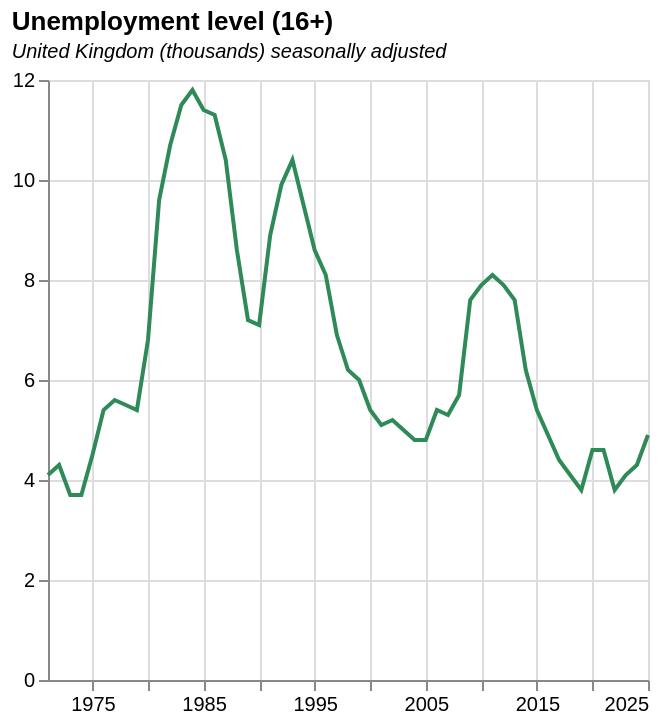

Source (Vega-Lite JSON):
### Vega-Lite specification from a JSON file in a GitHub repository (floating-point values rounded to 4 significant figures)
{"$schema": "https://vega.github.io/schema/vega-lite/v5.json", "data": {"values": [{"date": "1971", "value": "4.1", "label": "1971", "year": "1971", "month": "", "quarter": "", "sourceDataset": "LMS", "updateDate": "2015-10-13T23:00:00.000Z"}, {"date": "1972", "value": "4.3", "label": "1972", "year": "1972", "month": "", "quarter": "", "sourceDataset": "LMS", "updateDate": "2015-10-13T23:00:00.000Z"}, {"date": "1973", "value": "3.7", "label": "1973", "year": "1973", "month": "", "quarter": "", "sourceDataset": "LMS", "updateDate": "2015-10-13T23:00:00.000Z"}, {"date": "1974", "value": "3.7", "label": "1974", "year": "1974", "month": "", "quarter": "", "sourceDataset": "LMS", "updateDate": "2015-10-13T23:00:00.000Z"}, {"date": "1975", "value": "4.5", "label": "1975", "year": "1975", "month": "", "quarter": "", "sourceDataset": "LMS", "updateDate": "2015-10-13T23:00:00.000Z"}, {"date": "1976", "value": "5.4", "label": "1976", "year": "1976", "month": "", "quarter": "", "sourceDataset": "LMS", "updateDate": "2015-10-13T23:00:00.000Z"}, {"date": "1977", "value": "5.6", "label": "1977", "year": "1977", "month": "", "quarter": "", "sourceDataset": "LMS", "updateDate": "2015-10-13T23:00:00.000Z"}, {"date": "1978", "value": "5.5", "label": "1978", "year": "1978", "month": "", "quarter": "", "sourceDataset": "LMS", "updateDate": "2015-10-13T23:00:00.000Z"}, {"date": "1979", "value": "5.4", "label": "1979", "year": "1979", "month": "", "quarter": "", "sourceDataset": "LMS", "updateDate": "2015-10-13T23:00:00.000Z"}, {"date": "1980", "value": "6.8", "label": "1980", "year": "1980", "month": "", "quarter": "", "sourceDataset": "LMS", "updateDate": "2015-10-13T23:00:00.000Z"}, {"date": "1981", "value": "9.6", "label": "1981", "year": "1981", "month": "", "quarter": "", "sourceDataset": "LMS", "updateDate": "2015-10-13T23:00:00.000Z"}, {"date": "1982", "value": "10.7", "label": "1982", "year": "1982", "month": "", "quarter": "", "sourceDataset": "LMS", "updateDate": "2015-10-13T23:00:00.000Z"}, {"date": "1983", "value": "11.5", "label": "1983", "year": "1983", "month": "", "quarter": "", "sourceDataset": "LMS", "updateDate": "2015-10-13T23:00:00.000Z"}, {"date": "1984", "value": "11.8", "label": "1984", "year": "1984", "month": "", "quarter": "", "sourceDataset": "LMS", "updateDate": "2015-10-13T23:00:00.000Z"}, {"date": "1985", "value": "11.4", "label": "1985", "year": "1985", "month": "", "quarter": "", "sourceDataset": "LMS", "updateDate": "2015-10-13T23:00:00.000Z"}, {"date": "1986", "value": "11.3", "label": "1986", "year": "1986", "month": "", "quarter": "", "sourceDataset": "LMS", "updateDate": "2015-10-13T23:00:00.000Z"}, {"date": "1987", "value": "10.4", "label": "1987", "year": "1987", "month": "", "quarter": "", "sourceDataset": "LMS", "updateDate": "2015-10-13T23:00:00.000Z"}, {"date": "1988", "value": "8.6", "label": "1988", "year": "1988", "month": "", "quarter": "", "sourceDataset": "LMS", "updateDate": "2015-10-13T23:00:00.000Z"}, {"date": "1989", "value": "7.2", "label": "1989", "year": "1989", "month": "", "quarter": "", "sourceDataset": "LMS", "updateDate": "2015-10-13T23:00:00.000Z"}, {"date": "1990", "value": "7.1", "label": "1990", "year": "1990", "month": "", "quarter": "", "sourceDataset": "LMS", "updateDate": "2015-10-13T23:00:00.000Z"}, {"date": "1991", "value": "8.9", "label": "1991", "year": "1991", "month": "", "quarter": "", "sourceDataset": "LMS", "updateDate": "2015-10-13T23:00:00.000Z"}, {"date": "1992", "value": "9.9", "label": "1992", "year": "1992", "month": "", "quarter": "", "sourceDataset": "LMS", "updateDate": "2015-10-13T23:00:00.000Z"}, {"date": "1993", "value": "10.4", "label": "1993", "year": "1993", "month": "", "quarter": "", "sourceDataset": "LMS", "updateDate": "2015-10-13T23:00:00.000Z"}, {"date": "1994", "value": "9.5", "label": "1994", "year": "1994", "month": "", "quarter": "", "sourceDataset": "LMS", "updateDate": "2015-10-13T23:00:00.000Z"}, {"date": "1995", "value": "8.6", "label": "1995", "year": "1995", "month": "", "quarter": "", "sourceDataset": "LMS", "updateDate": "2015-10-13T23:00:00.000Z"}, {"date": "1996", "value": "8.1", "label": "1996", "year": "1996", "month": "", "quarter": "", "sourceDataset": "LMS", "updateDate": "2015-10-13T23:00:00.000Z"}, {"date": "1997", "value": "6.9", "label": "1997", "year": "1997", "month": "", "quarter": "", "sourceDataset": "LMS", "updateDate": "2015-10-13T23:00:00.000Z"}, {"date": "1998", "value": "6.2", "label": "1998", "year": "1998", "month": "", "quarter": "", "sourceDataset": "LMS", "updateDate": "2015-10-13T23:00:00.000Z"}, {"date": "1999", "value": "6.0", "label": "1999", "year": "1999", "month": "", "quarter": "", "sourceDataset": "LMS", "updateDate": "2015-10-13T23:00:00.000Z"}, {"date": "2000", "value": "5.4", "label": "2000", "year": "2000", "month": "", "quarter": "", "sourceDataset": "LMS", "updateDate": "2015-10-13T23:00:00.000Z"}, {"date": "2001", "value": "5.1", "label": "2001", "year": "2001", "month": "", "quarter": "", "sourceDataset": "LMS", "updateDate": "2015-10-13T23:00:00.000Z"}, {"date": "2002", "value": "5.2", "label": "2002", "year": "2002", "month": "", "quarter": "", "sourceDataset": "LMS", "updateDate": "2015-10-13T23:00:00.000Z"}, {"date": "2003", "value": "5.0", "label": "2003", "year": "2003", "month": "", "quarter": "", "sourceDataset": "LMS", "updateDate": "2015-10-13T23:00:00.000Z"}, {"date": "2004", "value": "4.8", "label": "2004", "year": "2004", "month": "", "quarter": "", "sourceDataset": "LMS", "updateDate": "2015-10-13T23:00:00.000Z"}, {"date": "2005", "value": "4.8", "label": "2005", "year": "2005", "month": "", "quarter": "", "sourceDataset": "LMS", "updateDate": "2015-10-13T23:00:00.000Z"}, {"date": "2006", "value": "5.4", "label": "2006", "year": "2006", "month": "", "quarter": "", "sourceDataset": "LMS", "updateDate": "2015-10-13T23:00:00.000Z"}, {"date": "2007", "value": "5.3", "label": "2007", "year": "2007", "month": "", "quarter": "", "sourceDataset": "LMS", "updateDate": "2015-10-13T23:00:00.000Z"}, {"date": "2008", "value": "5.7", "label": "2008", "year": "2008", "month": "", "quarter": "", "sourceDataset": "LMS", "updateDate": "2015-10-13T23:00:00.000Z"}, {"date": "2009", "value": "7.6", "label": "2009", "year": "2009", "month": "", "quarter": "", "sourceDataset": "LMS", "updateDate": "2015-10-13T23:00:00.000Z"}, {"date": "2010", "value": "7.9", "label": "2010", "year": "2010", "month": "", "quarter": "", "sourceDataset": "LMS", "updateDate": "2015-10-13T23:00:00.000Z"}, {"date": "2011", "value": "8.1", "label": "2011", "year": "2011", "month": "", "quarter": "", "sourceDataset": "LMS", "updateDate": "2015-10-13T23:00:00.000Z"}, {"date": "2012", "value": "7.9", "label": "2012", "year": "2012", "month": "", "quarter": "", "sourceDataset": "LMS", "updateDate": "2024-12-17T00:00:00.000Z"}, {"date": "2013", "value": "7.6", "label": "2013", "year": "2013", "month": "", "quarter": "", "sourceDataset": "LMS", "updateDate": "2015-10-13T23:00:00.000Z"}, {"date": "2014", "value": "6.2", "label": "2014", "year": "2014", "month": "", "quarter": "", "sourceDataset": "LMS", "updateDate": "2015-10-13T23:00:00.000Z"}, {"date": "2015", "value": "5.4", "label": "2015", "year": "2015", "month": "", "quarter": "", "sourceDataset": "LMS", "updateDate": "2016-03-16T09:30:00.000Z"}, {"date": "2016", "value": "4.9", "label": "2016", "year": "2016", "month": "", "quarter": "", "sourceDataset": "LMS", "updateDate": "2017-02-15T00:00:00.000Z"}, {"date": "2017", "value": "4.4", "label": "2017", "year": "2017", "month": "", "quarter": "", "sourceDataset": "LMS", "updateDate": "2018-02-21T00:00:00.000Z"}, {"date": "2018", "value": "4.1", "label": "2018", "year": "2018", "month": "", "quarter": "", "sourceDataset": "LMS", "updateDate": "2024-12-17T00:00:00.000Z"}, {"date": "2019", "value": "3.8", "label": "2019", "year": "2019", "month": "", "quarter": "", "sourceDataset": "LMS", "updateDate": "2024-12-17T00:00:00.000Z"}, {"date": "2020", "value": "4.6", "label": "2020", "year": "2020", "month": "", "quarter": "", "sourceDataset": "LMS", "updateDate": "2024-12-17T00:00:00.000Z"}, {"date": "2021", "value": "4.6", "label": "2021", "year": "2021", "month": "", "quarter": "", "sourceDataset": "LMS", "updateDate": "2024-02-13T00:00:00.000Z"}, {"date": "2022", "value": "3.8", "label": "2022", "year": "2022", "month": "", "quarter": "", "sourceDataset": "LMS", "updateDate": "2024-12-17T00:00:00.000Z"}, {"date": "2023", "value": "4.1", "label": "2023", "year": "2023", "month": "", "quarter": "", "sourceDataset": "LMS", "updateDate": "2024-12-17T00:00:00.000Z"}, {"date": "2024", "value": "4.3", "label": "2024", "year": "2024", "month": "", "quarter": "", "sourceDataset": "LMS", "updateDate": "2025-02-18T00:00:00.000Z"}, {"date": "2025", "value": "4.9", "label": "2025", "year": "2025", "month": "", "quarter": "", "sourceDataset": "LMS", "updateDate": "2026-07-20T23:00:00.000Z"}], "format": {"parse": {"date": "date"}}}, "title": {"text": "Unemployment level (16+)", "subtitle": "United Kingdom (thousands) seasonally adjusted", "subtitleFontStyle": "italic", "subtitleFontSize": 10, "anchor": "start", "color": "black"}, "width": 300, "height": 300, "mark": {"type": "line", "color": "seagreen", "strokeWidth": 2, "opacity": 1}, "encoding": {"x": {"field": "date", "type": "temporal", "title": null}, "y": {"field": "value", "type": "quantitative", "title": null}}}
